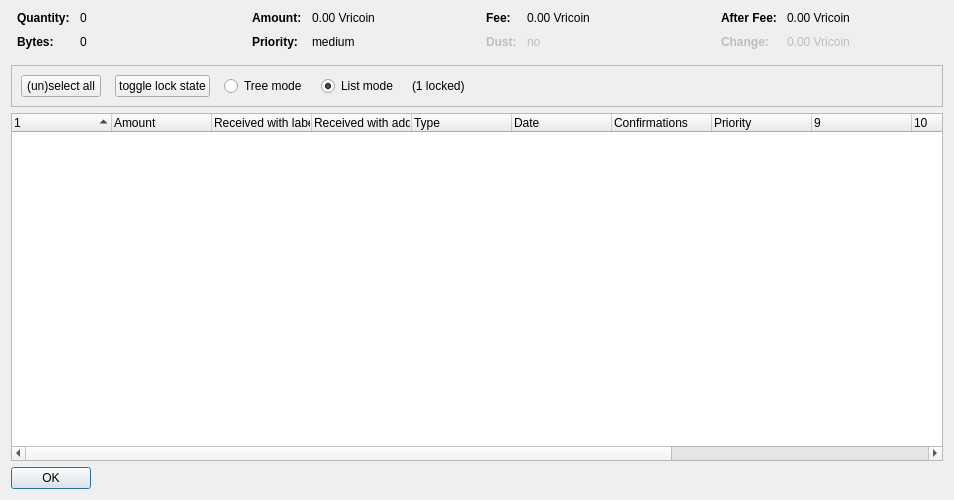
<?xml version="1.0" encoding="UTF-8"?>
<ui version="4.0">
 <class>CoinControlDialog</class>
 <widget class="QDialog" name="CoinControlDialog">
  <property name="geometry">
   <rect>
    <x>0</x>
    <y>0</y>
    <width>954</width>
    <height>500</height>
   </rect>
  </property>
  <property name="windowTitle">
   <string>Coin Selection</string>
  </property>
  <layout class="QVBoxLayout" name="verticalLayout">
   <item>
    <layout class="QHBoxLayout" name="horizontalLayoutTop" stretch="0,0,0,0">
     <property name="topMargin">
      <number>0</number>
     </property>
     <property name="bottomMargin">
      <number>10</number>
     </property>
     <item>
      <layout class="QFormLayout" name="formLayoutCoinControl1">
       <property name="horizontalSpacing">
        <number>10</number>
       </property>
       <property name="verticalSpacing">
        <number>10</number>
       </property>
       <property name="leftMargin">
        <number>6</number>
       </property>
       <property name="rightMargin">
        <number>6</number>
       </property>
       <item row="0" column="0">
        <widget class="QLabel" name="labelCoinControlQuantityText">
         <property name="font">
          <font>
           <weight>75</weight>
           <bold>true</bold>
          </font>
         </property>
         <property name="text">
          <string>Quantity:</string>
         </property>
        </widget>
       </item>
       <item row="0" column="1">
        <widget class="QLabel" name="labelCoinControlQuantity">
         <property name="cursor">
          <cursorShape>IBeamCursor</cursorShape>
         </property>
         <property name="contextMenuPolicy">
          <enum>Qt::ActionsContextMenu</enum>
         </property>
         <property name="text">
          <string notr="true">0</string>
         </property>
         <property name="textInteractionFlags">
          <set>Qt::LinksAccessibleByMouse|Qt::TextSelectableByKeyboard|Qt::TextSelectableByMouse</set>
         </property>
        </widget>
       </item>
       <item row="1" column="0">
        <widget class="QLabel" name="labelCoinControlBytesText">
         <property name="font">
          <font>
           <weight>75</weight>
           <bold>true</bold>
          </font>
         </property>
         <property name="text">
          <string>Bytes:</string>
         </property>
        </widget>
       </item>
       <item row="1" column="1">
        <widget class="QLabel" name="labelCoinControlBytes">
         <property name="cursor">
          <cursorShape>IBeamCursor</cursorShape>
         </property>
         <property name="contextMenuPolicy">
          <enum>Qt::ActionsContextMenu</enum>
         </property>
         <property name="text">
          <string notr="true">0</string>
         </property>
         <property name="textInteractionFlags">
          <set>Qt::LinksAccessibleByMouse|Qt::TextSelectableByKeyboard|Qt::TextSelectableByMouse</set>
         </property>
        </widget>
       </item>
      </layout>
     </item>
     <item>
      <layout class="QFormLayout" name="formLayoutCoinControl2">
       <property name="horizontalSpacing">
        <number>10</number>
       </property>
       <property name="verticalSpacing">
        <number>10</number>
       </property>
       <property name="leftMargin">
        <number>6</number>
       </property>
       <property name="rightMargin">
        <number>6</number>
       </property>
       <item row="0" column="0">
        <widget class="QLabel" name="labelCoinControlAmountText">
         <property name="font">
          <font>
           <weight>75</weight>
           <bold>true</bold>
          </font>
         </property>
         <property name="text">
          <string>Amount:</string>
         </property>
        </widget>
       </item>
       <item row="0" column="1">
        <widget class="QLabel" name="labelCoinControlAmount">
         <property name="cursor">
          <cursorShape>IBeamCursor</cursorShape>
         </property>
         <property name="contextMenuPolicy">
          <enum>Qt::ActionsContextMenu</enum>
         </property>
         <property name="text">
          <string notr="true">0.00 Vricoin</string>
         </property>
         <property name="textInteractionFlags">
          <set>Qt::LinksAccessibleByMouse|Qt::TextSelectableByKeyboard|Qt::TextSelectableByMouse</set>
         </property>
        </widget>
       </item>
       <item row="1" column="0">
        <widget class="QLabel" name="labelCoinControlPriorityText">
         <property name="font">
          <font>
           <weight>75</weight>
           <bold>true</bold>
          </font>
         </property>
         <property name="text">
          <string>Priority:</string>
         </property>
        </widget>
       </item>
       <item row="1" column="1">
        <widget class="QLabel" name="labelCoinControlPriority">
         <property name="cursor">
          <cursorShape>IBeamCursor</cursorShape>
         </property>
         <property name="contextMenuPolicy">
          <enum>Qt::ActionsContextMenu</enum>
         </property>
         <property name="text">
          <string>medium</string>
         </property>
         <property name="textInteractionFlags">
          <set>Qt::LinksAccessibleByMouse|Qt::TextSelectableByKeyboard|Qt::TextSelectableByMouse</set>
         </property>
        </widget>
       </item>
      </layout>
     </item>
     <item>
      <layout class="QFormLayout" name="formLayoutCoinControl3">
       <property name="horizontalSpacing">
        <number>10</number>
       </property>
       <property name="verticalSpacing">
        <number>10</number>
       </property>
       <property name="leftMargin">
        <number>6</number>
       </property>
       <property name="rightMargin">
        <number>6</number>
       </property>
       <item row="0" column="0">
        <widget class="QLabel" name="labelCoinControlFeeText">
         <property name="font">
          <font>
           <weight>75</weight>
           <bold>true</bold>
          </font>
         </property>
         <property name="text">
          <string>Fee:</string>
         </property>
        </widget>
       </item>
       <item row="0" column="1">
        <widget class="QLabel" name="labelCoinControlFee">
         <property name="cursor">
          <cursorShape>IBeamCursor</cursorShape>
         </property>
         <property name="contextMenuPolicy">
          <enum>Qt::ActionsContextMenu</enum>
         </property>
         <property name="text">
          <string notr="true">0.00 Vricoin</string>
         </property>
         <property name="textInteractionFlags">
          <set>Qt::LinksAccessibleByMouse|Qt::TextSelectableByKeyboard|Qt::TextSelectableByMouse</set>
         </property>
        </widget>
       </item>
       <item row="1" column="0">
        <widget class="QLabel" name="labelCoinControlLowOutputText">
         <property name="enabled">
          <bool>false</bool>
         </property>
         <property name="font">
          <font>
           <weight>75</weight>
           <bold>true</bold>
          </font>
         </property>
         <property name="text">
          <string>Dust:</string>
         </property>
        </widget>
       </item>
       <item row="1" column="1">
        <widget class="QLabel" name="labelCoinControlLowOutput">
         <property name="enabled">
          <bool>false</bool>
         </property>
         <property name="cursor">
          <cursorShape>IBeamCursor</cursorShape>
         </property>
         <property name="contextMenuPolicy">
          <enum>Qt::ActionsContextMenu</enum>
         </property>
         <property name="text">
          <string>no</string>
         </property>
         <property name="textInteractionFlags">
          <set>Qt::LinksAccessibleByMouse|Qt::TextSelectableByKeyboard|Qt::TextSelectableByMouse</set>
         </property>
        </widget>
       </item>
      </layout>
     </item>
     <item>
      <layout class="QFormLayout" name="formLayoutCoinControl4">
       <property name="horizontalSpacing">
        <number>10</number>
       </property>
       <property name="verticalSpacing">
        <number>10</number>
       </property>
       <property name="leftMargin">
        <number>6</number>
       </property>
       <property name="rightMargin">
        <number>6</number>
       </property>
       <item row="0" column="0">
        <widget class="QLabel" name="labelCoinControlAfterFeeText">
         <property name="font">
          <font>
           <weight>75</weight>
           <bold>true</bold>
          </font>
         </property>
         <property name="text">
          <string>After Fee:</string>
         </property>
        </widget>
       </item>
       <item row="0" column="1">
        <widget class="QLabel" name="labelCoinControlAfterFee">
         <property name="cursor">
          <cursorShape>IBeamCursor</cursorShape>
         </property>
         <property name="contextMenuPolicy">
          <enum>Qt::ActionsContextMenu</enum>
         </property>
         <property name="text">
          <string notr="true">0.00 Vricoin</string>
         </property>
         <property name="textInteractionFlags">
          <set>Qt::LinksAccessibleByMouse|Qt::TextSelectableByKeyboard|Qt::TextSelectableByMouse</set>
         </property>
        </widget>
       </item>
       <item row="1" column="0">
        <widget class="QLabel" name="labelCoinControlChangeText">
         <property name="enabled">
          <bool>false</bool>
         </property>
         <property name="font">
          <font>
           <weight>75</weight>
           <bold>true</bold>
          </font>
         </property>
         <property name="text">
          <string>Change:</string>
         </property>
        </widget>
       </item>
       <item row="1" column="1">
        <widget class="QLabel" name="labelCoinControlChange">
         <property name="enabled">
          <bool>false</bool>
         </property>
         <property name="cursor">
          <cursorShape>IBeamCursor</cursorShape>
         </property>
         <property name="contextMenuPolicy">
          <enum>Qt::ActionsContextMenu</enum>
         </property>
         <property name="text">
          <string notr="true">0.00 Vricoin</string>
         </property>
         <property name="textInteractionFlags">
          <set>Qt::LinksAccessibleByMouse|Qt::TextSelectableByKeyboard|Qt::TextSelectableByMouse</set>
         </property>
        </widget>
       </item>
      </layout>
     </item>
    </layout>
   </item>
   <item>
    <widget class="QFrame" name="frame">
     <property name="minimumSize">
      <size>
       <width>0</width>
       <height>40</height>
      </size>
     </property>
     <property name="frameShape">
      <enum>QFrame::StyledPanel</enum>
     </property>
     <property name="frameShadow">
      <enum>QFrame::Sunken</enum>
     </property>
     <layout class="QHBoxLayout" name="horizontalLayout">
      <item>
       <layout class="QHBoxLayout" name="horizontalLayoutPanel" stretch="0,0,0,0,0,0">
        <property name="spacing">
         <number>14</number>
        </property>
        <item>
         <widget class="QPushButton" name="pushButtonSelectAll">
          <property name="sizePolicy">
           <sizepolicy hsizetype="Maximum" vsizetype="Fixed">
            <horstretch>0</horstretch>
            <verstretch>0</verstretch>
           </sizepolicy>
          </property>
          <property name="text">
           <string>(un)select all</string>
          </property>
          <property name="autoDefault">
           <bool>false</bool>
          </property>
         </widget>
        </item>
        <item>
         <widget class="QPushButton" name="pushButtonToggleLock">
          <property name="sizePolicy">
           <sizepolicy hsizetype="Maximum" vsizetype="Fixed">
            <horstretch>0</horstretch>
            <verstretch>0</verstretch>
           </sizepolicy>
          </property>
          <property name="text">
           <string>toggle lock state</string>
          </property>
          <property name="autoDefault">
           <bool>false</bool>
          </property>
         </widget>
        </item>
        <item>
         <widget class="QRadioButton" name="radioTreeMode">
          <property name="sizePolicy">
           <sizepolicy hsizetype="Maximum" vsizetype="Fixed">
            <horstretch>0</horstretch>
            <verstretch>0</verstretch>
           </sizepolicy>
          </property>
          <property name="text">
           <string>Tree mode</string>
          </property>
         </widget>
        </item>
        <item>
         <widget class="QRadioButton" name="radioListMode">
          <property name="sizePolicy">
           <sizepolicy hsizetype="Maximum" vsizetype="Fixed">
            <horstretch>0</horstretch>
            <verstretch>0</verstretch>
           </sizepolicy>
          </property>
          <property name="text">
           <string>List mode</string>
          </property>
          <property name="checked">
           <bool>true</bool>
          </property>
         </widget>
        </item>
        <item>
         <widget class="QLabel" name="labelLocked">
          <property name="text">
           <string>(1 locked)</string>
          </property>
         </widget>
        </item>
        <item>
         <spacer name="horizontalSpacer">
          <property name="orientation">
           <enum>Qt::Horizontal</enum>
          </property>
          <property name="sizeHint" stdset="0">
           <size>
            <width>40</width>
            <height>20</height>
           </size>
          </property>
         </spacer>
        </item>
       </layout>
      </item>
     </layout>
    </widget>
   </item>
   <item>
    <widget class="CoinControlTreeWidget" name="treeWidget">
     <property name="contextMenuPolicy">
      <enum>Qt::CustomContextMenu</enum>
     </property>
     <property name="sortingEnabled">
      <bool>false</bool>
     </property>
     <property name="columnCount">
      <number>13</number>
     </property>
     <attribute name="headerShowSortIndicator" stdset="0">
      <bool>true</bool>
     </attribute>
     <attribute name="headerStretchLastSection">
      <bool>false</bool>
     </attribute>
     <column>
      <property name="text">
       <string/>
      </property>
     </column>
     <column>
      <property name="text">
       <string>Amount</string>
      </property>
     </column>
     <column>
      <property name="text">
       <string>Received with label</string>
      </property>
     </column>
     <column>
      <property name="text">
       <string>Received with address</string>
      </property>
     </column>
     <column>
      <property name="text">
	<string>Type</string>
      </property>
     </column>
     <column>
      <property name="text">
       <string>Date</string>
      </property>
     </column>
     <column>
      <property name="text">
       <string>Confirmations</string>
      </property>
      <property name="toolTip">
       <string>Confirmed</string>
      </property>
     </column>
     <column>
      <property name="text">
       <string>Priority</string>
      </property>
     </column>
     <column>
      <property name="text">
       <string/>
      </property>
     </column>
     <column>
      <property name="text">
       <string/>
      </property>
     </column>
     <column>
      <property name="text">
       <string/>
      </property>
     </column>
     <column>
      <property name="text">
       <string/>
      </property>
     </column>
     <column>
      <property name="text">
       <string/>
      </property>
     </column>
    </widget>
   </item>
   <item>
    <widget class="QDialogButtonBox" name="buttonBox">
     <property name="sizePolicy">
      <sizepolicy hsizetype="Maximum" vsizetype="Fixed">
       <horstretch>0</horstretch>
       <verstretch>0</verstretch>
      </sizepolicy>
     </property>
     <property name="orientation">
      <enum>Qt::Horizontal</enum>
     </property>
     <property name="standardButtons">
      <set>QDialogButtonBox::Ok</set>
     </property>
    </widget>
   </item>
  </layout>
 </widget>
 <customwidgets>
  <customwidget>
   <class>CoinControlTreeWidget</class>
   <extends>QTreeWidget</extends>
   <header>coincontroltreewidget.h</header>
  </customwidget>
 </customwidgets>
 <resources/>
 <connections/>
</ui>
